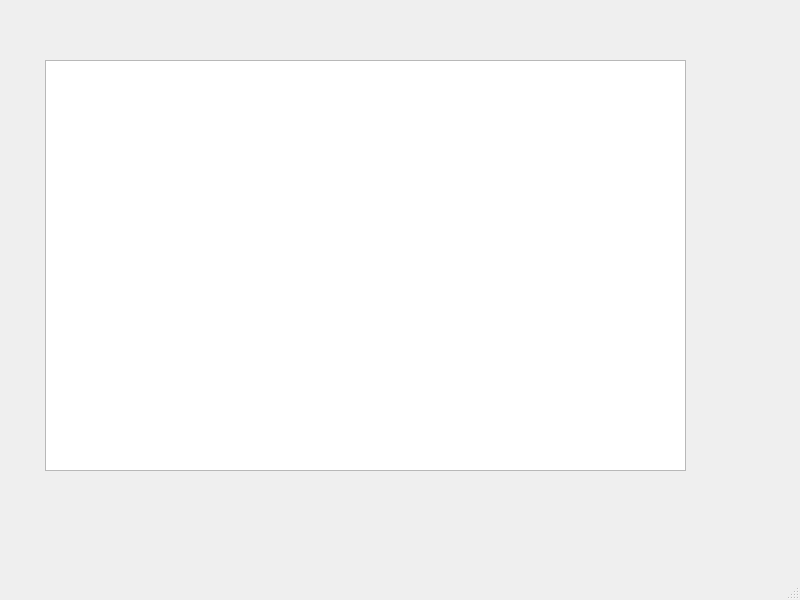
<?xml version="1.0" encoding="UTF-8"?>
<ui version="4.0">
 <class>MainWindow</class>
 <widget class="QMainWindow" name="MainWindow">
  <property name="geometry">
   <rect>
    <x>0</x>
    <y>0</y>
    <width>800</width>
    <height>600</height>
   </rect>
  </property>
  <property name="windowTitle">
   <string>MainWindow</string>
  </property>
  <widget class="QWidget" name="centralwidget">
   <widget class="QGraphicsView" name="graphicsView">
    <property name="geometry">
     <rect>
      <x>45</x>
      <y>60</y>
      <width>641</width>
      <height>411</height>
     </rect>
    </property>
   </widget>
  </widget>
  <widget class="QMenuBar" name="menubar">
   <property name="geometry">
    <rect>
     <x>0</x>
     <y>0</y>
     <width>800</width>
     <height>26</height>
    </rect>
   </property>
  </widget>
  <widget class="QStatusBar" name="statusbar"/>
 </widget>
 <resources/>
 <connections/>
</ui>
